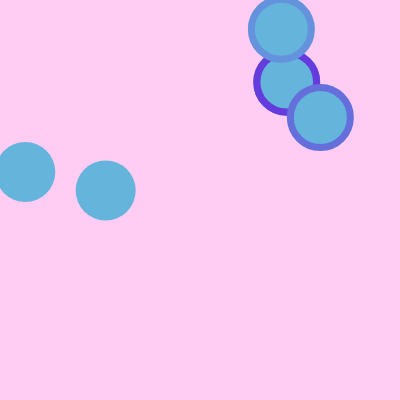
Frame 1 (no input)
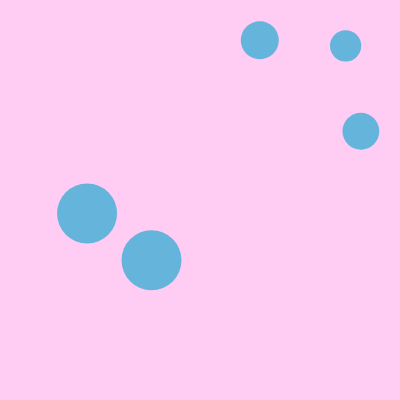
Frame 60 (no input)
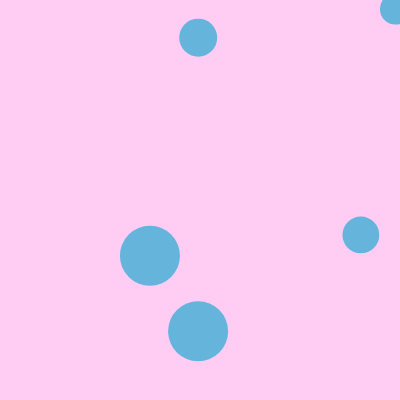
Frame 120 (the mouse pressed at the canvas centre since frame 60)

The p5.js sketch that drew these frames (run headless with seeded random() and noise() and a simulated clock; from frame 60 on, the mouse is pressed at the canvas centre):

// p5.js sketch
// ── sketch.js
// DM2008 — Activity 5a [Guided]
// Colliding Circles (30 min)
//
// A vector stores position and movement together — cleaner than separate x and y variables.
// Your job is to get two balls moving, then detect and respond to their collision.
//
// Suggested order:
// 1. Create two Ball objects in setup()
// 2. Check the distance between them in draw()
// 3. Trigger a visual response when they collide
// 4. Implement edge behaviour in move() — wrap or bounce, your choice
//
// Stretch: add a third ball, or make the collision response affect both balls.

let balls = [];

function setup() {
  createCanvas(400, 400);
  // Create two balls at different starting positions
  for (let i = 0; i < 5; i++) {
    balls.push(new Ball(random(0, 400), random(0, 400)));
  }
}

function draw() {
  background(255, 204, 243);

  // Check collision between the two balls
  // dist() measures the distance between their centers
  // They overlap when that distance is less than the sum of their radii

  let d = dist(balls[0].pos.x, balls[0].pos.y, balls[1].pos.x, balls[1].pos.y);
  let colliding = d < balls[0].r + balls[1].r; // true when the balls overlap, false otherwise

  for (let i = 0; i < balls.length; i++) {
    balls[i].move();
    balls[i].show(colliding);
    balls[i].checkCollision(balls);
    if (balls[i].r <= 10) {
      balls.splice(i, 1);
      balls.push(new Ball(random(0, 400), random(0, 400)));
    }
  }
}

class Ball {
  constructor(x, y) {
    // pos and vel are vectors — they store x and y together as one object
    this.pos = createVector(x, y);
    this.vel = createVector(random(-2, 2), random(-2, 2));
    this.r = 30;
  }

  move() {
    // Adding the velocity vector to position moves the ball each frame
    this.pos.add(this.vel);

    // Handle edges — could you make this bounce instead of wrap?
    if (this.pos.x > width) {
      //this.pos.x = 0;
      this.vel.x *= -1;
    }
    if (this.pos.x < 0) {
      //this.pos.x = width;
      this.vel.x *= -1;
    }
    if (this.pos.y > height) {
      //this.pos.y = 0;
      this.vel.y *= -1;
    }
    if (this.pos.y < 0) {
      //this.pos.y = height;
      this.vel.y *= -1;
    }
  }

  show(colliding) {
    // colliding is true or false — try using it in an if/else to change fill or size
    fill(100, 180, 220);
    noStroke();
    ellipse(this.pos.x, this.pos.y, this.r * 2);
  }

  checkCollision(others) {
    for (let i = 0; i < others.length; i++) {
      // Make sure we do not compare the ball to itself
      if (others[i] !== this) {
        let other = others[i];
        let d = dist(this.pos.x, this.pos.y, other.pos.x, other.pos.y);
        if (d < this.r + other.r) {
          push();
          // fill(100, random(50, 180), 220);
          stroke(100, random(50, 180), 220);
          strokeWeight(7);
          noFill;
          ellipse(this.pos.x, this.pos.y, this.r * 2);
          pop();

          this.r -= 0.2;
        }
      }
    }
  }
}
